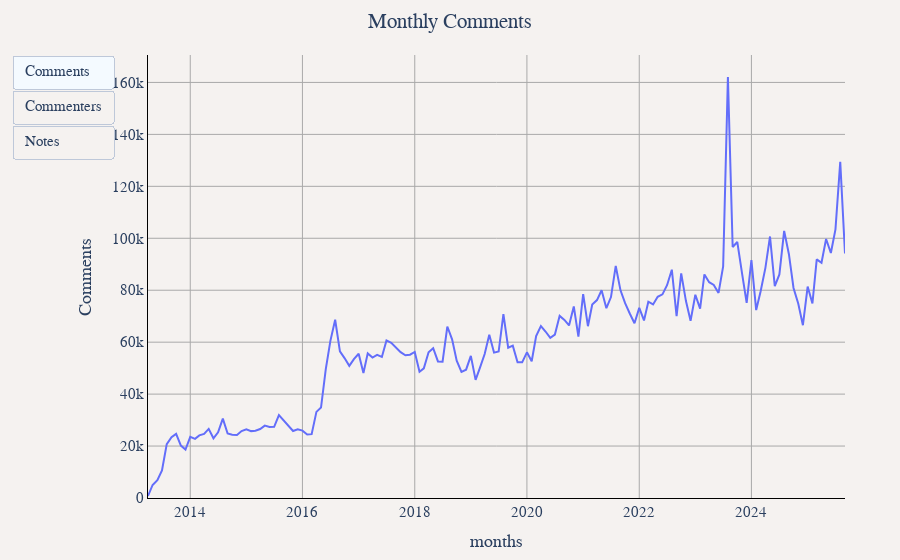

Source (notebook cell):
### Markdown cell above
## Notes Comments Activity

### Code cell
df = duckdb.sql("""
SELECT
    YEAR(timestamp) as year,
    MONTH(timestamp) as month,
    CONCAT(YEAR(timestamp), '-', LPAD(CAST(MONTH(timestamp) as VARCHAR), 2, '0')) as months,
    COUNT(*) as "Comments",
    COUNT(DISTINCT user_name) as "Commenters",
    COUNT(DISTINCT note_id) as "Notes with Comments"
FROM '../notes_comments_data/*.parquet'
WHERE user_name != ''
GROUP BY YEAR(timestamp), MONTH(timestamp)
ORDER BY year, month
""").df()

util.show_figure(
    [
        util.FigureConfig(
            title="Monthly Comments",
            label="Comments",
            x_col="months",
            y_col="Comments",
            query_or_df=df,
        ),
        util.FigureConfig(
            title="Monthly Commenters",
            label="Commenters",
            x_col="months",
            y_col="Commenters",
            query_or_df=df,
        ),
        util.FigureConfig(
            title="Monthly Notes with Comments",
            label="Notes",
            x_col="months",
            y_col="Notes with Comments",
            query_or_df=df,
        ),
    ]
)

### Figure 1 — Plotly figure (JSON) as saved in the notebook; plotly's stock layout.template omitted (floating-point values rounded to 4 significant figures; data arrays with more than 128 entries replaced by an {"elided": "..."} marker saying what was removed)
{"data": [{"hovertemplate": "Comments<br>%{x}<br>%{y:,} Comments<extra></extra>", "name": "Comments", "type": "scatter", "visible": true, "x": {"elided": "150 str values"}, "y": {"elided": "150 int values"}}, {"hovertemplate": "Comments<br>%{x}<br>%{y:,} Commenters<extra></extra>", "name": "Comments", "type": "scatter", "visible": false, "x": {"elided": "150 str values"}, "y": {"elided": "150 int values"}}, {"hovertemplate": "Comments<br>%{x}<br>%{y:,} Notes with Comments<extra></extra>", "name": "Comments", "type": "scatter", "visible": false, "x": {"elided": "150 str values"}, "y": {"elided": "150 int values"}}], "layout": {"barmode": "stack", "font": {"family": "Times", "size": 15}, "margin": {"b": 55, "l": 55, "r": 55, "t": 55}, "paper_bgcolor": "#f5f2f0", "plot_bgcolor": "#f5f2f0", "title": {"text": "Monthly Comments", "x": 0.5}, "updatemenus": [{"buttons": [{"args": [{"visible": [true, false, false]}, {"title.text": "Monthly Comments", "xaxis.title.text": "months", "yaxis.title.text": "Comments"}], "label": "Comments", "method": "update"}, {"args": [{"visible": [false, true, false]}, {"title.text": "Monthly Commenters", "xaxis.title.text": "months", "yaxis.title.text": "Commenters"}], "label": "Commenters", "method": "update"}, {"args": [{"visible": [false, false, true]}, {"title.text": "Monthly Notes with Comments", "xaxis.title.text": "months", "yaxis.title.text": "Notes with Comments"}], "label": "Notes", "method": "update"}], "type": "buttons"}], "xaxis": {"gridcolor": "darkgray", "linecolor": "black", "showgrid": true, "tickcolor": "black", "title": {"text": "months"}, "zerolinecolor": "darkgray"}, "yaxis": {"gridcolor": "darkgray", "linecolor": "black", "rangemode": "tozero", "showgrid": true, "tickcolor": "black", "title": {"text": "Comments"}, "zerolinecolor": "darkgray"}}}
